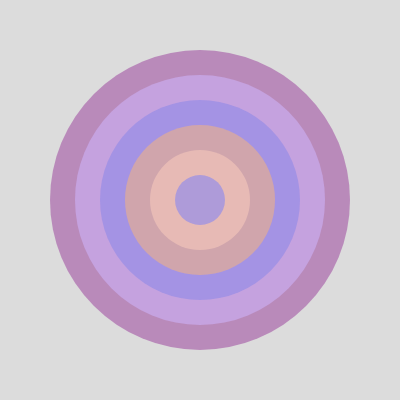
Frame 1 (no input)
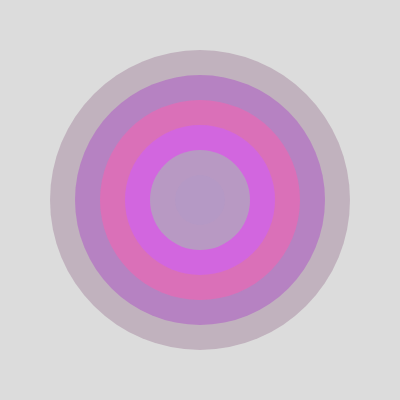
Frame 60 (no input)
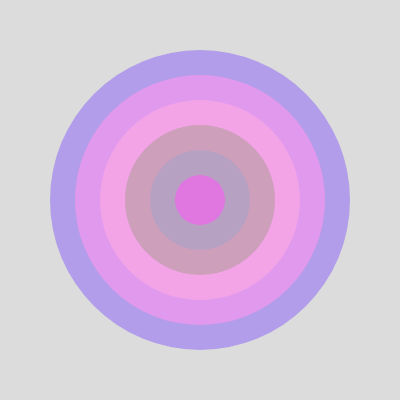
Frame 120 (the mouse pressed at the canvas centre since frame 60)

The p5.js sketch that drew these frames (run headless with seeded random() and noise() and a simulated clock; from frame 60 on, the mouse is pressed at the canvas centre):

// p5.js sketch
// ── sketch.js

let canvas;

function setup() {
    canvas = createCanvas(windowWidth, windowHeight);
    canvas.position(0, 0);
    canvas.style("z-index", -2);
    background(225);
}


function windowResized() {
    resizeCanvas(windowWidth, windowHeight);
}


function draw() {

}

function mouseMoved() {
    drawThing(mouseX, mouseY);
    drawThing(mouseX - 50, mouseY + 75);
}

function drawThing(_x, _y) {
    strokeWeight(0);
    fill(random(200, 255), random(200, 255), random(200, 255));
    ellipse(_x, _y, 30, 30)
}



function setup() {
    createCanvas(400, 400);
    noStroke();
}

function draw() {
    background(220);
    for (let i = 0; i < 6; i++) {
        fill(random(150, 255), random(100, 200), random(150, 255), 200);
        ellipse(width / 2, height / 2, 300 - (i * 50), 300 - (i * 50));
    }
}
